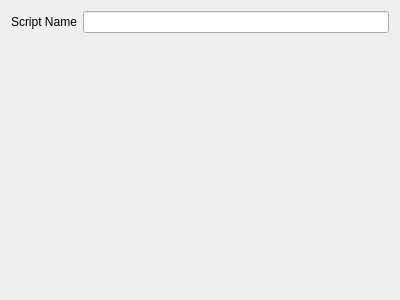
<?xml version="1.0" encoding="UTF-8"?>
<ui version="4.0">
 <class>WizardPageScript</class>
 <widget class="QWizardPage" name="WizardPageScript">
  <property name="geometry">
   <rect>
    <x>0</x>
    <y>0</y>
    <width>400</width>
    <height>300</height>
   </rect>
  </property>
  <property name="windowTitle">
   <string>WizardPage</string>
  </property>
  <property name="title">
   <string>New Script</string>
  </property>
  <layout class="QFormLayout" name="formLayout">
   <item row="0" column="0">
    <widget class="QLabel" name="label">
     <property name="text">
      <string>Script Name</string>
     </property>
    </widget>
   </item>
   <item row="0" column="1">
    <widget class="QLineEdit" name="lineEditName"/>
   </item>
  </layout>
 </widget>
 <resources/>
 <connections/>
</ui>
